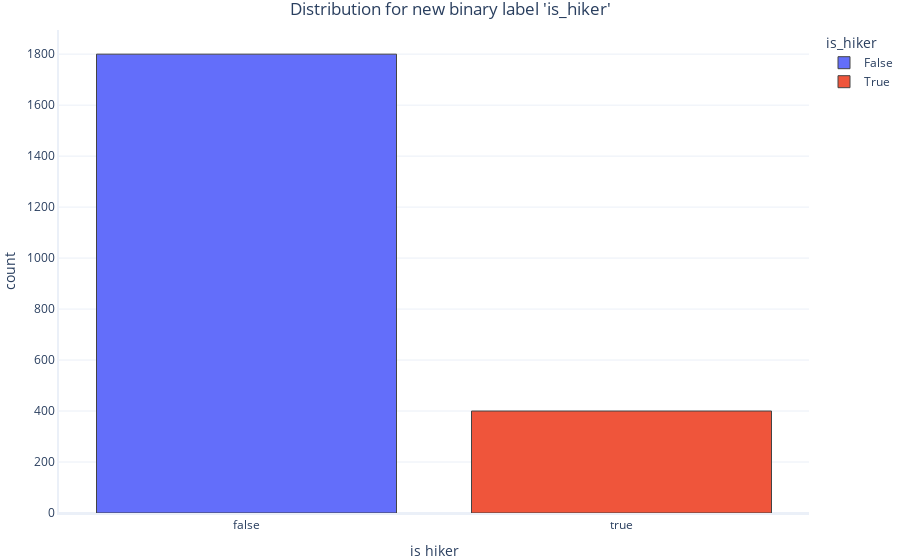

Source (notebook cell):
### Markdown cell above
## Utilización de la clasificación binaria
Para este ejercicio construiremos un modelo de clasificación binaria. Queremos predecir si los objetos en la nieve son "excursionistas" o "no excursionistas".

Para ello, primero tenemos que añadir otra columna a nuestro conjunto de datos, y establecerla en Verdadero cuando la etiqueta original sea excursionista, y en Falso para cualquier otra cosa:

### Code cell
# Add a new label with true/false values to our dataset
dataset["is_hiker"] = dataset.label == "hiker"

# Plot frequency for new label
graphing.multiple_histogram(dataset, label_x="is_hiker", label_group="is_hiker", title="Distribution for new binary label 'is_hiker'")

### Figure 1 — Plotly figure (JSON) as saved in the notebook; plotly's stock layout.template omitted (floating-point values rounded to 4 significant figures; data arrays with more than 128 entries replaced by an {"elided": "..."} marker saying what was removed)
{"data": [{"histfunc": "count", "name": "False", "type": "histogram", "x": {"elided": "1800 bool values"}}, {"histfunc": "count", "name": "True", "type": "histogram", "x": {"elided": "400 bool values"}}], "layout": {"legend": {"title": {"text": "is_hiker"}}, "title": {"text": "Distribution for new binary label 'is_hiker'"}, "xaxis": {"title": {"text": "is hiker"}}, "yaxis": {"title": {"text": "count"}}}}
